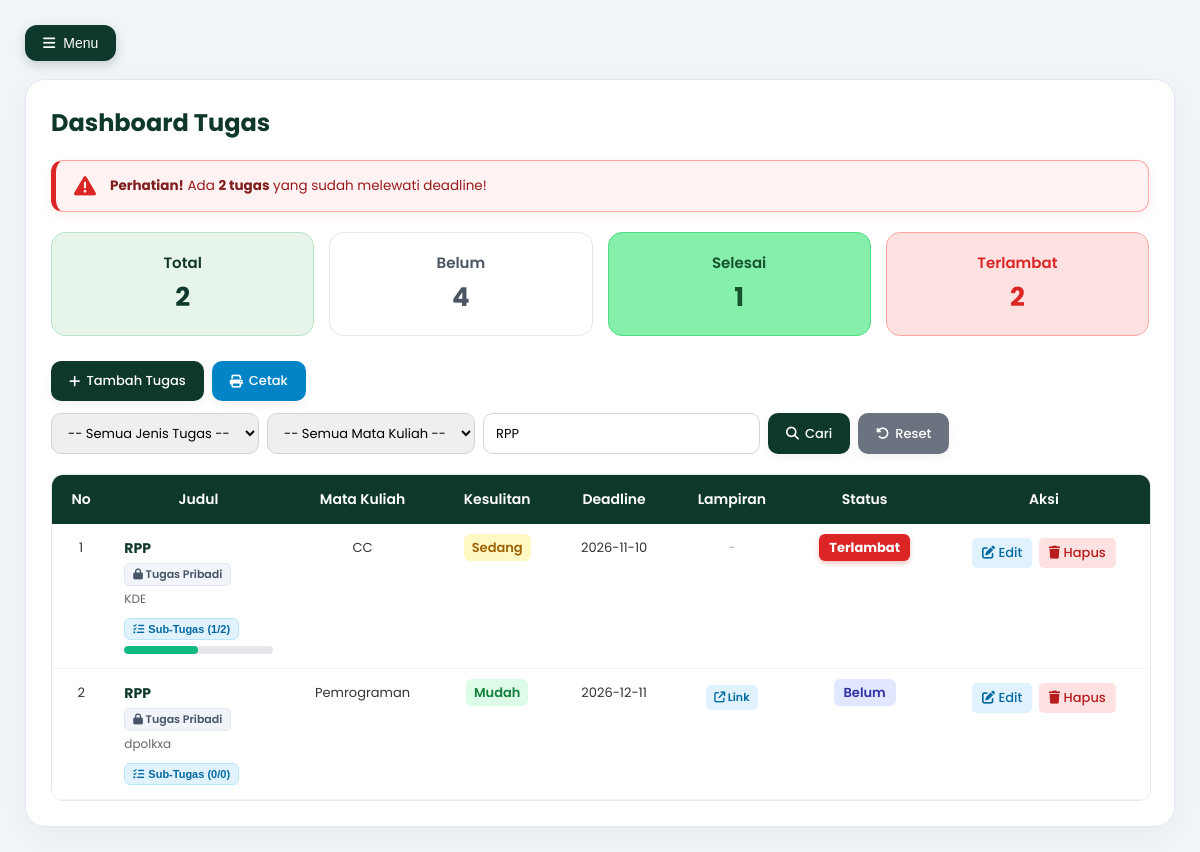
The app's page /dashboard.php?cari=RPP (signed in), older data.
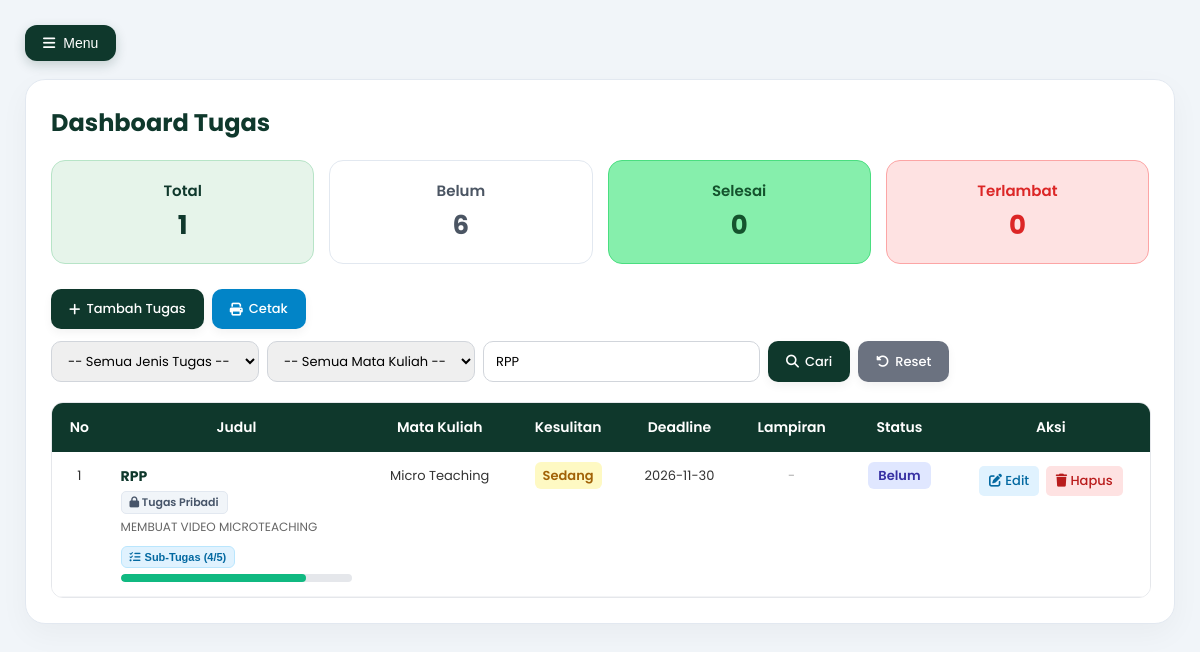
The same page, newer data.
### tables this page shows
CREATE TABLE `tugas` (
  `id` int(11) NOT NULL,
  `user_id` int(11) NOT NULL,
  `dosen_id` int(11) DEFAULT NULL,
  `kantong_id` int(11) DEFAULT NULL,
  `judul` varchar(255) NOT NULL,
  `matkul` varchar(100) NOT NULL,
  `deadline` date NOT NULL,
  `deskripsi` text DEFAULT NULL,
  `tingkat_kesulitan` varchar(20) DEFAULT 'Sedang',
  `url_link` varchar(255) DEFAULT NULL,
  `file_tugas` varchar(255) DEFAULT NULL,
  `is_pinned` tinyint(1) DEFAULT 0,
  `status` varchar(50) DEFAULT 'Belum',
  `status_review` enum('belum_direview','revisi','sudah_direvisi','acc') NOT NULL DEFAULT 'belum_direview',
  `catatan_dosen` text DEFAULT NULL,
  `detail_nilai` text DEFAULT NULL,
  `nilai_akhir` decimal(5,2) DEFAULT NULL,
  `created_at` timestamp NOT NULL DEFAULT current_timestamp()
);

### dashboard.php (the view, shortened to what this page needs)
<?php
include 'koneksi.php';
$user_id = $_SESSION['user_id'];
$cari = isset($_GET['cari']) ? mysqli_real_escape_string($conn, $_GET['cari']) : "";
$filter_matkul = isset($_GET['filter_matkul']) ? mysqli_real_escape_string($conn, $_GET['filter_matkul']) : "";
$filter_jenis = isset($_GET['filter_jenis']) ? $_GET['filter_jenis'] : "";
$where = "WHERE t.user_id = '$user_id'";
if (!empty($cari)) {
    $where .= " AND (t.judul LIKE '%$cari%' OR t.matkul LIKE '%$cari%')";
}
$query_data = "SELECT t.*, d.nama_lengkap AS nama_dosen, d.username AS username_dosen, d.matkul_ampu, k.jenis_tugas AS k_jenis
               FROM tugas t
               LEFT JOIN users d ON t.dosen_id = d.id
               LEFT JOIN kantong_tugas k ON t.kantong_id = k.id
               $where
               ORDER BY t.is_pinned DESC, t.deadline ASC, t.id DESC";
$data = mysqli_query($conn, $query_data);
$total = mysqli_num_rows($data);
$jumlah_belum = mysqli_num_rows(mysqli_query($conn, "SELECT id FROM tugas WHERE user_id = '$user_id' AND status='Belum'"));
$jumlah_selesai = mysqli_num_rows(mysqli_query($conn, "SELECT id FROM tugas WHERE user_id = '$user_id' AND status='Selesai'"));
$terlambat = 0;
$hari_ini  = 0;
$besok     = 0;
$mendekati = 0;
$query_notif = mysqli_query($conn, "SELECT deadline FROM tugas WHERE user_id = '$user_id' AND status = 'Belum'");
$tgl_sekarang = date('Y-m-d');
while ($t = mysqli_fetch_assoc($query_notif)) {
    $tgl_deadline = $t['deadline'];
    if ($tgl_deadline < $tgl_sekarang) {
        $terlambat++;
    } elseif ($tgl_deadline == $tgl_sekarang) {
        $hari_ini++;
    } elseif ($tgl_deadline == date('Y-m-d', strtotime('+1 day'))) {
        $besok++;
    } else {
        $diff = (strtotime($tgl_deadline) - strtotime($tgl_sekarang)) / (60 * 60 * 24);
        if ($diff > 1 && $diff <= 3) {
            $mendekati++;
        }
    }
}
?>
<!DOCTYPE html>
<html lang="id">
<head>
    <link rel="stylesheet" href="https://cdnjs.cloudflare.com/ajax/libs/font-awesome/6.5.1/css/all.min.css">
</head>
<body>
<div class="main" id="mainContent">
    <button id="toggleBtn" class="btn-toggle" title="Tutup/Buka Sidebar">
        <i class="fa-solid fa-bars"></i> Menu
    </button>
    <div class="box">
        <h2 class="title">Dashboard Tugas</h2>
        <?php if ($terlambat > 0 || $hari_ini > 0 || $besok > 0 || $mendekati > 0): ?>
            <div class="notif-banner">
                <i class="fa-solid fa-triangle-exclamation"></i>
                <div>
                    <?php if ($terlambat > 0): ?>
                        <strong>Perhatian!</strong> Ada <span><strong><?= $terlambat; ?> tugas</strong></span> yang sudah melewati deadline! <br>
                    <?php endif; ?>
                </div>
            </div>
        <?php endif; ?>
        <div class="card-container">
            <div class="card total">Total <span><?= $total; ?></span></div>
            <div class="card belum-card">Belum <span><?= $jumlah_belum; ?></span></div>
            <div class="card selesai-card">Selesai <span><?= $jumlah_selesai; ?></span></div>
            <div class="card terlambat-card">Terlambat <span><?= $terlambat; ?></span></div>
        </div>
        <div class="action-bar">
            <div class="action-btns">
                <button onclick="bukaModalTambah()" class="btn"><i class="fa-solid fa-plus"></i> Tambah Tugas</button>
                <button onclick="window.print()" class="btn btn-print"><i class="fa-solid fa-print"></i> Cetak</button>
            </div>
            <form method="GET" class="search-box">
                <select name="filter_jenis" onchange="this.form.submit()">
                    <option value="">-- Semua Jenis Tugas --</option>
                </select>
                <select name="filter_matkul" onchange="this.form.submit()">
                    <option value="">-- Semua Mata Kuliah --</option>
                </select>
                <input type="text" name="cari" placeholder="Cari judul..." value="<?= htmlspecialchars($cari); ?>">
                <button type="submit" class="btn"><i class="fa-solid fa-magnifying-glass"></i> Cari</button>
                <?php if (!empty($cari) || !empty($filter_matkul) || !empty($filter_jenis)): ?>
                    <a href="dashboard.php" class="btn" style="background:#6b7280;" title="Reset Filter"><i class="fa-solid fa-rotate-left"></i> Reset</a>
                <?php endif; ?>
            </form>
        </div>
        <div class="table-responsive">
            <table>
                <thead>
                    <tr>
                        <th>No</th>
                        <th>Judul</th>
                        <th>Mata Kuliah</th>
                        <th>Kesulitan</th>
                        <th>Deadline</th>
                        <th>Lampiran</th>
                        <th>Status</th>
                        <th>Aksi</th>
                    </tr>
                </thead>
                <tbody>
                    <?php
                    $no = 1;
                    if (mysqli_num_rows($data) > 0):
                        while ($row = mysqli_fetch_assoc($data)):
                            $tugas_id = $row['id'];
                            $sub_total_q = mysqli_query($conn, "SELECT COUNT(*) as total FROM sub_tugas WHERE tugas_id='$tugas_id'");
                            $sub_total = mysqli_fetch_assoc($sub_total_q)['total'];
                            $sub_done_q = mysqli_query($conn, "SELECT COUNT(*) as done FROM sub_tugas WHERE tugas_id='$tugas_id' AND is_completed=1");
                            $sub_done = mysqli_fetch_assoc($sub_done_q)['done'];
                            $persen = ($sub_total > 0) ? round(($sub_done / $sub_total) * 100) : 0;
                    ?>
                    <tr>
                        <td><?= $no++; ?></td>
                        <td style="text-align: left; max-width: 280px;">
                            <div>
                                <strong style="color: var(--primary-dark); font-size: 14px;"><?= htmlspecialchars($row['judul']); ?></strong>
                            </div>
                            <?php if (!empty($row['dosen_id'])):
                                $nama_tampil_dosen = !empty($row['nama_dosen']) ? $row['nama_dosen'] : $row['username_dosen'];
                            ?>
                                <span class="tag-dosen">
                                    <i class="fa-solid fa-chalkboard-user"></i>
                                    <?= !empty($row['k_jenis']) ? htmlspecialchars($row['k_jenis']) . ' • ' : ''; ?>
                                    <?= htmlspecialchars($nama_tampil_dosen); ?>
                                </span>
                            <?php else: ?>
                                <span class="tag-pribadi"><i class="fa-solid fa-lock"></i> Tugas Pribadi</span>
                            <?php endif; ?>
                            <?php if (!empty($row['deskripsi'])): ?>
                                <div style="font-size: 12px; color: #666; margin-top: 4px;">
                                    <?= htmlspecialchars($row['deskripsi']); ?>
                                </div>
                            <?php endif; ?>
                            <div style="margin-top: 6px;">
                                <button onclick="bukaModalSub(<?= $tugas_id; ?>, '<?= htmlspecialchars(addslashes($row['judul'])); ?>')" class="btn-subtugas">
                                    <i class="fa-solid fa-list-check"></i> Sub-Tugas (<?= $sub_done; ?>/<?= $sub_total; ?>)
                                </button>
                                <?php if ($sub_total > 0): ?>
                                    <div class="progress-container" title="<?= $persen; ?>% Selesai">
                                        <div class="progress-bar" style="width: <?= $persen; ?>%;"></div>
                                    </div>
                                <?php endif; ?>
                            </div>
                        </td>
                        <td><?= htmlspecialchars($row['matkul']); ?></td>
                        <td>
                            <?php
                            $tingkat = $row['tingkat_kesulitan'] ?? 'Sedang';
                            if ($tingkat == 'Mudah') {
                                echo "<span class='badge-mudah'>Mudah</span>";
                            } else {
                                echo "<span class='badge-sedang'>Sedang</span>";
                            }
                            ?>
                        </td>
                        <td><?= htmlspecialchars($row['deadline']); ?></td>
                        <td>
                            <?php if (!empty($row['url_link'])): ?>
                                <a href="<?= htmlspecialchars($row['url_link']); ?>" target="_blank" class="btn-link">
                                    <i class="fa-solid fa-arrow-up-right-from-square"></i> Link
                                </a>
                            <?php endif; ?>
                            <?php if (empty($row['file_tugas']) && empty($row['url_link'])): ?>
                                <span style="color:#aaa;">-</span>
                            <?php endif; ?>
                        </td>
                        <td>
                            <?php
                            $status = $row['status'];
                            $tgl_dead = $row['deadline'];
                            $tgl_now = date('Y-m-d');
                            $selisih = (strtotime($tgl_dead) - strtotime($tgl_now)) / (60 * 60 * 24);
                            if ($status == "Selesai") {
                                echo "<span class='selesai'>Selesai</span>";
                            } elseif ($tgl_dead < $tgl_now) {
                                echo "<span class='terlambat-badge'>Terlambat</span>";
                            } elseif ($tgl_dead == $tgl_now) {
                                echo "<span class='badge-hari-ini'>🔥 Hari Ini!</span>";
                            } elseif ($selisih == 1) {
                                echo "<span class='badge-besok'>⏰ Besok</span>";
                            } elseif ($selisih > 1 && $selisih <= 3) {
                                echo "<span class='badge-mendekati'>⏳ H-" . ceil($selisih) . "</span>";
                            } else {
                                echo "<span class='belum'>Belum</span>";
                            }
                            ?>
                        </td>
                        <td style="white-space: nowrap;">
                            <a class="edit" href="edit.php?id=<?= $row['id']; ?>"><i class="fa-solid fa-pen-to-square"></i> Edit</a>
                            <a class="hapus" href="hapus.php?id=<?= $row['id']; ?>" onclick="return confirm('Yakin hapus tugas ini?')"><i class="fa-solid fa-trash"></i> Hapus</a>
                        </td>
                    </tr>
                    <?php
                        endwhile;
                    else:
                    ?>
                    <tr>
                        <td colspan="8">Belum ada tugas yang sesuai filter.</td>
                    </tr>
                    <?php endif; ?>
                </tbody>
            </table>
        </div>
    </div>
</div>
</body>
</html>

Row changes from the older to the newer data that the page shows:
removed tugas: judul "RPP", shows "Tugas Pribadi", deskripsi "KDE", sub_done "1", sub_total "2", $persen 50 (drawn), matkul "CC", tingkat_kesulitan "Sedang", deadline "2026-11-10", status "Terlambat"
removed tugas: judul "RPP", shows "Tugas Pribadi", deskripsi "dpolkxa", sub_done "0", sub_total "0", matkul "Pemrograman", tingkat_kesulitan "Mudah", deadline "2026-12-11", status "Belum"
added tugas: judul "RPP", shows "Tugas Pribadi", deskripsi "MEMBUAT VIDEO MICROTEACHING", sub_done "4", sub_total "5", $persen 80 (drawn), matkul "Micro Teaching", tingkat_kesulitan "Sedang", deadline "2026-11-30", status "Belum"
Text that changed along with them:
$total: "2" → "1"
$jumlah_belum: "4" → "6"
$jumlah_selesai: "1" → "0"
$terlambat: "2" → "0"
$terlambat: "2" → (not shown)
text no longer shown: "Perhatian! Ada tugas yang sudah melewati deadline!"
